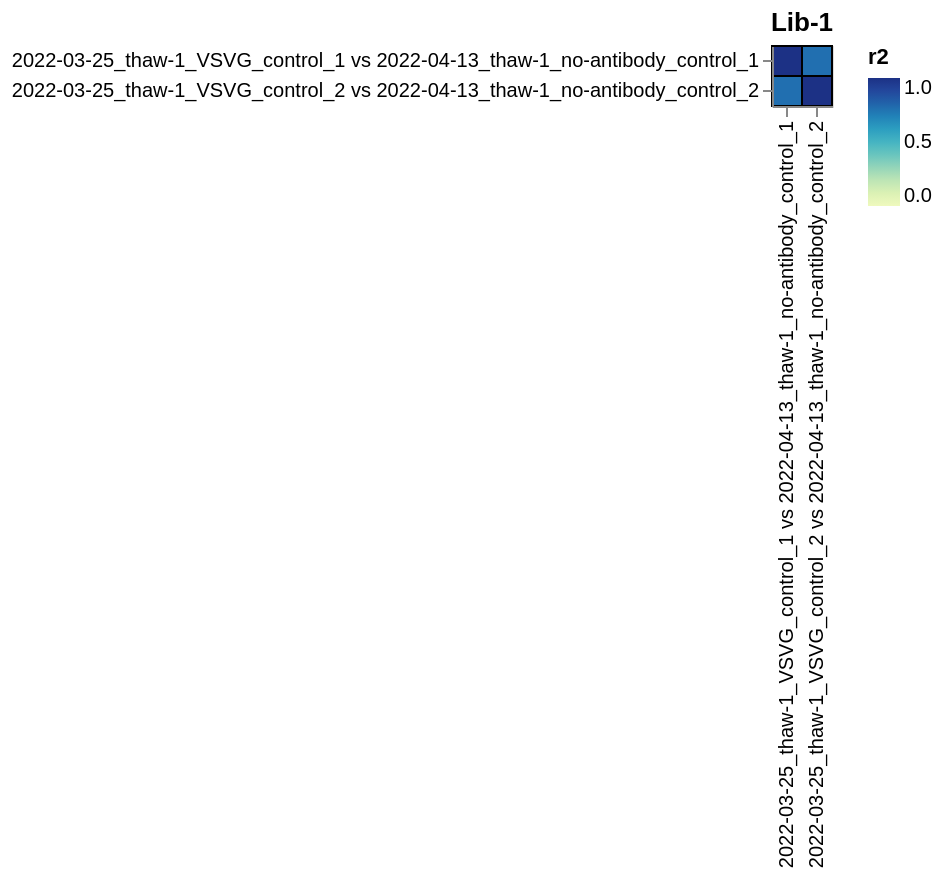

Vega-Lite specification for this chart:
### Vega-Lite specification from a JSON file in a GitHub repository (floating-point values rounded to 4 significant figures)
{"config": {"view": {"continuousWidth": 400, "continuousHeight": 300}, "axis": {"labelLimit": 500}}, "data": {"name": "data-df5653ced079d8a08fe1db647171be85"}, "mark": {"type": "rect", "stroke": "black"}, "encoding": {"color": {"field": "r2", "scale": {"zero": true}, "type": "quantitative"}, "tooltip": [{"field": "library", "type": "nominal"}, {"field": "sample_1", "type": "nominal"}, {"field": "sample_2", "type": "nominal"}, {"field": "r2", "format": ".3g", "type": "quantitative"}], "x": {"field": "sample_1", "title": null, "type": "nominal"}, "y": {"field": "sample_2", "title": null, "type": "nominal"}}, "height": {"step": 15}, "title": "Lib-1", "width": {"step": 15}, "$schema": "https://vega.github.io/schema/vega-lite/v5.json", "datasets": {"data-df5653ced079d8a08fe1db647171be85": [{"library": "Lib-1", "sample_1": "2022-03-25_thaw-1_VSVG_control_1 vs 2022-04-13_thaw-1_no-antibody_control_1", "sample_2": "2022-03-25_thaw-1_VSVG_control_1 vs 2022-04-13_thaw-1_no-antibody_control_1", "r2": 1.0}, {"library": "Lib-1", "sample_1": "2022-03-25_thaw-1_VSVG_control_2 vs 2022-04-13_thaw-1_no-antibody_control_2", "sample_2": "2022-03-25_thaw-1_VSVG_control_1 vs 2022-04-13_thaw-1_no-antibody_control_1", "r2": 0.7601}, {"library": "Lib-1", "sample_1": "2022-03-25_thaw-1_VSVG_control_1 vs 2022-04-13_thaw-1_no-antibody_control_1", "sample_2": "2022-03-25_thaw-1_VSVG_control_2 vs 2022-04-13_thaw-1_no-antibody_control_2", "r2": 0.7601}, {"library": "Lib-1", "sample_1": "2022-03-25_thaw-1_VSVG_control_2 vs 2022-04-13_thaw-1_no-antibody_control_2", "sample_2": "2022-03-25_thaw-1_VSVG_control_2 vs 2022-04-13_thaw-1_no-antibody_control_2", "r2": 1.0}]}}
